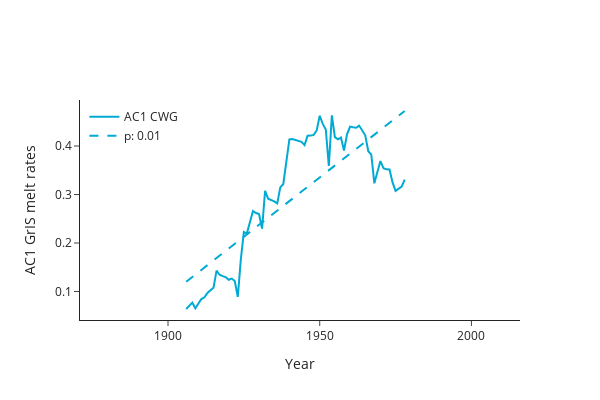

Here is the notebook cell this chart was saved with:
### Code cell
fig = go.Figure()
fig.add_trace(go.Scatter(x=years_1871_2013+window_length//2, y=AC_CWG_log, mode='lines', name='AC1 CWG', line=dict(color='#00AAD4')))
fig.add_trace(go.Scatter(x=years_1871_2013+window_length//2, y=slopeAC_CWG * np.arange(len(AC_CWG_log)) + interceptAC_CWG, mode='lines', name=f'p: {pvalAC_CWG:.2f}', line=dict(color='#00AAD4', dash='dash')))
    
fig.update_layout(xaxis_range = [1871, 2016], width=600,height=400, xaxis_title='Year', yaxis_title='AC1 GrIS melt rates',
                  legend=dict(x=0.01, y=0.99), template='simple_white')

### Figure 1 — Plotly figure (JSON) as saved in the notebook; plotly's stock layout.template omitted (floating-point values rounded to 4 significant figures; data arrays with more than 128 entries replaced by an {"elided": "..."} marker saying what was removed)
{"data": [{"line": {"color": "#00AAD4"}, "mode": "lines", "name": "AC1 CWG", "type": "scatter", "x": {"elided": "143 int values"}, "y": [0.06384, 0.06976, 0.07701, 0.06535, 0.07487, 0.08434, 0.08801, 0.09708, 0.1026, 0.1078, 0.143, 0.1345, 0.1315, 0.1296, 0.1241, 0.1266, 0.1216, 0.08875, 0.1664, 0.2227, 0.22, 0.2422, 0.2658, 0.2619, 0.2599, 0.2296, 0.3073, 0.2914, 0.2891, 0.2858, 0.2816, 0.3147, 0.3218, 0.3688, 0.4139, 0.4145, 0.4122, 0.4101, 0.4086, 0.402, 0.4215, 0.4215, 0.423, 0.4322, 0.4625, 0.4456, 0.4342, 0.3589, 0.4633, 0.4184, 0.414, 0.4174, 0.3908, 0.4242, 0.4402, 0.4386, 0.4378, 0.4422, 0.4321, 0.4222, 0.3894, 0.3823, 0.3232, 0.345, 0.369, 0.3545, 0.352, 0.3515, 0.325, 0.3076, 0.3125, 0.3162, 0.3308]}, {"line": {"color": "#00AAD4", "dash": "dash"}, "mode": "lines", "name": "p: 0.01", "type": "scatter", "x": {"elided": "143 int values"}, "y": [0.1201, 0.1249, 0.1298, 0.1347, 0.1396, 0.1445, 0.1494, 0.1543, 0.1592, 0.1641, 0.169, 0.1739, 0.1788, 0.1836, 0.1885, 0.1934, 0.1983, 0.2032, 0.2081, 0.213, 0.2179, 0.2228, 0.2277, 0.2326, 0.2375, 0.2424, 0.2472, 0.2521, 0.257, 0.2619, 0.2668, 0.2717, 0.2766, 0.2815, 0.2864, 0.2913, 0.2962, 0.3011, 0.306, 0.3108, 0.3157, 0.3206, 0.3255, 0.3304, 0.3353, 0.3402, 0.3451, 0.35, 0.3549, 0.3598, 0.3647, 0.3695, 0.3744, 0.3793, 0.3842, 0.3891, 0.394, 0.3989, 0.4038, 0.4087, 0.4136, 0.4185, 0.4234, 0.4283, 0.4331, 0.438, 0.4429, 0.4478, 0.4527, 0.4576, 0.4625, 0.4674, 0.4723]}], "layout": {"height": 400, "legend": {"x": 0.01, "y": 0.99}, "width": 600, "xaxis": {"range": [1871, 2016], "title": {"text": "Year"}}, "yaxis": {"title": {"text": "AC1 GrIS melt rates"}}}}
